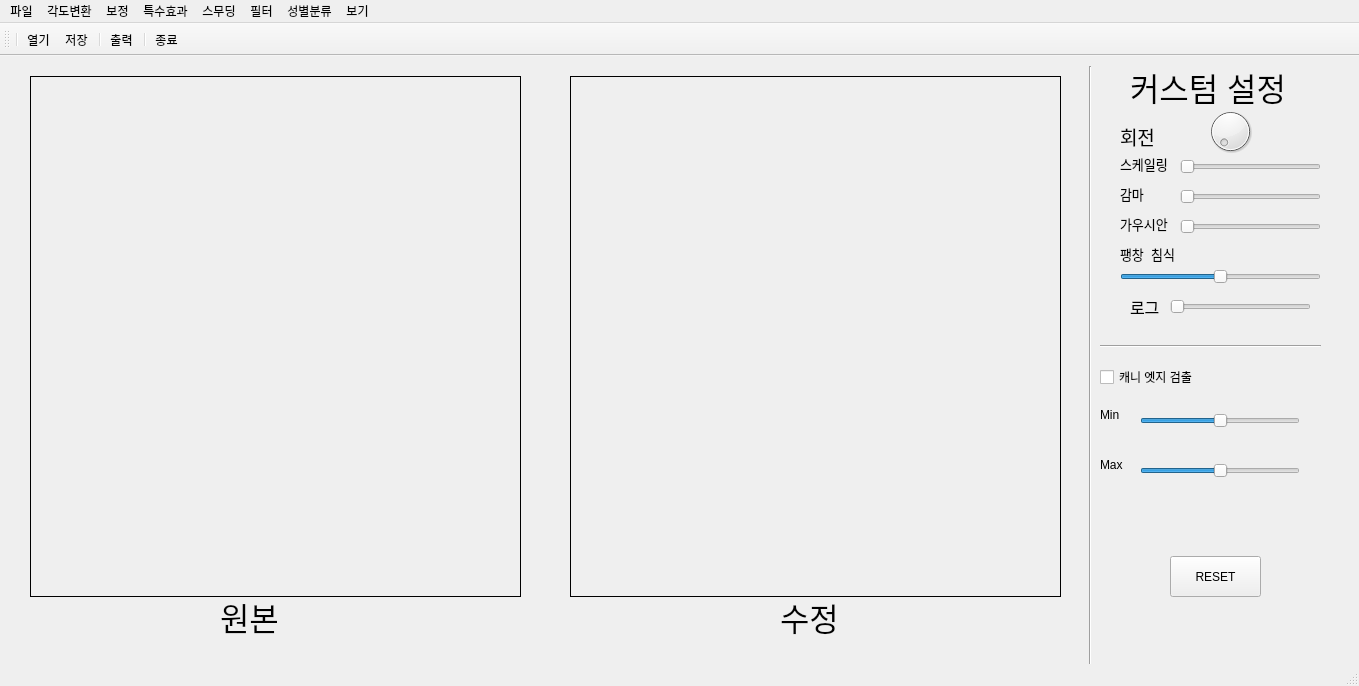
<?xml version="1.0" encoding="UTF-8"?>
<ui version="4.0">
	<class>MainWindow</class>
	<widget class="QMainWindow" name="MainWindow">
		<property name="geometry">
			<rect>
				<x>0</x>
				<y>0</y>
				<width>1359</width>
				<height>686</height>
			</rect>
		</property>
		<property name="windowTitle">
			<string>openCV 실습 - 얼굴이미지</string>
		</property>
		<property name="styleSheet">
			<string notr="true"/>
		</property>
		<widget class="QWidget" name="centralwidget">
			<widget class="QLabel" name="imgLabel">
				<property name="geometry">
					<rect>
						<x>30</x>
						<y>20</y>
						<width>491</width>
						<height>521</height>
					</rect>
				</property>
				<property name="frameShape">
					<enum>QFrame::Panel</enum>
				</property>
				<property name="frameShadow">
					<enum>QFrame::Plain</enum>
				</property>
				<property name="text">
					<string/>
				</property>
			</widget>
			<widget class="QLabel" name="imgLabel2">
				<property name="geometry">
					<rect>
						<x>570</x>
						<y>20</y>
						<width>491</width>
						<height>521</height>
					</rect>
				</property>
				<property name="frameShape">
					<enum>QFrame::Panel</enum>
				</property>
				<property name="frameShadow">
					<enum>QFrame::Plain</enum>
				</property>
				<property name="text">
					<string/>
				</property>
			</widget>
			<widget class="QDial" name="dial">
				<property name="geometry">
					<rect>
						<x>1190</x>
						<y>50</y>
						<width>81</width>
						<height>51</height>
					</rect>
				</property>
				<property name="font">
					<font>
						<pointsize>8</pointsize>
					</font>
				</property>
				<property name="maximum">
					<number>360</number>
				</property>
			</widget>
			<widget class="QLabel" name="label">
				<property name="geometry">
					<rect>
						<x>1120</x>
						<y>70</y>
						<width>71</width>
						<height>21</height>
					</rect>
				</property>
				<property name="font">
					<font>
						<pointsize>14</pointsize>
					</font>
				</property>
				<property name="text">
					<string>회전</string>
				</property>
			</widget>
			<widget class="QSlider" name="horizontalSlider">
				<property name="geometry">
					<rect>
						<x>1180</x>
						<y>130</y>
						<width>141</width>
						<height>22</height>
					</rect>
				</property>
				<property name="minimum">
					<number>5</number>
				</property>
				<property name="maximum">
					<number>20</number>
				</property>
				<property name="value">
					<number>5</number>
				</property>
				<property name="sliderPosition">
					<number>5</number>
				</property>
				<property name="orientation">
					<enum>Qt::Horizontal</enum>
				</property>
			</widget>
			<widget class="QLabel" name="label_2">
				<property name="geometry">
					<rect>
						<x>1120</x>
						<y>130</y>
						<width>55</width>
						<height>16</height>
					</rect>
				</property>
				<property name="font">
					<font>
						<pointsize>10</pointsize>
					</font>
				</property>
				<property name="text">
					<string>감마</string>
				</property>
			</widget>
			<widget class="Line" name="line_5">
				<property name="geometry">
					<rect>
						<x>1080</x>
						<y>10</y>
						<width>20</width>
						<height>631</height>
					</rect>
				</property>
				<property name="orientation">
					<enum>Qt::Vertical</enum>
				</property>
			</widget>
			<widget class="QSlider" name="size_Img">
				<property name="geometry">
					<rect>
						<x>1180</x>
						<y>100</y>
						<width>141</width>
						<height>22</height>
					</rect>
				</property>
				<property name="minimum">
					<number>1</number>
				</property>
				<property name="maximum">
					<number>10</number>
				</property>
				<property name="value">
					<number>1</number>
				</property>
				<property name="sliderPosition">
					<number>1</number>
				</property>
				<property name="orientation">
					<enum>Qt::Horizontal</enum>
				</property>
			</widget>
			<widget class="QLabel" name="label_3">
				<property name="geometry">
					<rect>
						<x>1120</x>
						<y>100</y>
						<width>55</width>
						<height>16</height>
					</rect>
				</property>
				<property name="font">
					<font>
						<pointsize>10</pointsize>
					</font>
				</property>
				<property name="text">
					<string>스케일링</string>
				</property>
			</widget>
			<widget class="QLabel" name="label_4">
				<property name="geometry">
					<rect>
						<x>1120</x>
						<y>160</y>
						<width>55</width>
						<height>16</height>
					</rect>
				</property>
				<property name="font">
					<font>
						<pointsize>10</pointsize>
					</font>
				</property>
				<property name="text">
					<string>가우시안</string>
				</property>
			</widget>
			<widget class="QSlider" name="gaussian_QSlider">
				<property name="geometry">
					<rect>
						<x>1180</x>
						<y>160</y>
						<width>141</width>
						<height>22</height>
					</rect>
				</property>
				<property name="minimum">
					<number>0</number>
				</property>
				<property name="maximum">
					<number>4</number>
				</property>
				<property name="pageStep">
					<number>10</number>
				</property>
				<property name="value">
					<number>0</number>
				</property>
				<property name="sliderPosition">
					<number>0</number>
				</property>
				<property name="orientation">
					<enum>Qt::Horizontal</enum>
				</property>
			</widget>
			<widget class="QSlider" name="erosion">
				<property name="geometry">
					<rect>
						<x>1120</x>
						<y>210</y>
						<width>201</width>
						<height>22</height>
					</rect>
				</property>
				<property name="minimum">
					<number>-5</number>
				</property>
				<property name="maximum">
					<number>5</number>
				</property>
				<property name="value">
					<number>0</number>
				</property>
				<property name="sliderPosition">
					<number>0</number>
				</property>
				<property name="orientation">
					<enum>Qt::Horizontal</enum>
				</property>
			</widget>
			<widget class="QLabel" name="label_5">
				<property name="geometry">
					<rect>
						<x>1120</x>
						<y>190</y>
						<width>91</width>
						<height>16</height>
					</rect>
				</property>
				<property name="font">
					<font>
						<pointsize>10</pointsize>
					</font>
				</property>
				<property name="text">
					<string>팽창_침식</string>
				</property>
			</widget>
			<widget class="QLabel" name="log">
				<property name="geometry">
					<rect>
						<x>1130</x>
						<y>240</y>
						<width>31</width>
						<height>21</height>
					</rect>
				</property>
				<property name="font">
					<font>
						<pointsize>12</pointsize>
					</font>
				</property>
				<property name="text">
					<string>로그</string>
				</property>
			</widget>
			<widget class="QSlider" name="Qlog">
				<property name="geometry">
					<rect>
						<x>1170</x>
						<y>240</y>
						<width>141</width>
						<height>22</height>
					</rect>
				</property>
				<property name="minimum">
					<number>2</number>
				</property>
				<property name="maximum">
					<number>4</number>
				</property>
				<property name="value">
					<number>2</number>
				</property>
				<property name="sliderPosition">
					<number>2</number>
				</property>
				<property name="orientation">
					<enum>Qt::Horizontal</enum>
				</property>
			</widget>
			<widget class="Line" name="line_4">
				<property name="geometry">
					<rect>
						<x>1100</x>
						<y>280</y>
						<width>221</width>
						<height>20</height>
					</rect>
				</property>
				<property name="orientation">
					<enum>Qt::Horizontal</enum>
				</property>
			</widget>
			<widget class="QLabel" name="label_6">
				<property name="geometry">
					<rect>
						<x>1100</x>
						<y>350</y>
						<width>31</width>
						<height>17</height>
					</rect>
				</property>
				<property name="text">
					<string>Min</string>
				</property>
			</widget>
			<widget class="QLabel" name="label_7">
				<property name="geometry">
					<rect>
						<x>1100</x>
						<y>400</y>
						<width>31</width>
						<height>17</height>
					</rect>
				</property>
				<property name="text">
					<string>Max</string>
				</property>
			</widget>
			<widget class="QCheckBox" name="canny">
				<property name="geometry">
					<rect>
						<x>1100</x>
						<y>310</y>
						<width>171</width>
						<height>22</height>
					</rect>
				</property>
				<property name="autoFillBackground">
					<bool>false</bool>
				</property>
				<property name="text">
					<string>캐니 엣지 검출</string>
				</property>
				<property name="checkable">
					<bool>true</bool>
				</property>
				<property name="checked">
					<bool>false</bool>
				</property>
			</widget>
			<widget class="QSlider" name="canny_min">
				<property name="geometry">
					<rect>
						<x>1140</x>
						<y>350</y>
						<width>160</width>
						<height>29</height>
					</rect>
				</property>
				<property name="maximum">
					<number>200</number>
				</property>
				<property name="value">
					<number>100</number>
				</property>
				<property name="orientation">
					<enum>Qt::Horizontal</enum>
				</property>
			</widget>
			<widget class="QSlider" name="canny_max">
				<property name="geometry">
					<rect>
						<x>1140</x>
						<y>400</y>
						<width>160</width>
						<height>29</height>
					</rect>
				</property>
				<property name="maximum">
					<number>400</number>
				</property>
				<property name="value">
					<number>200</number>
				</property>
				<property name="orientation">
					<enum>Qt::Horizontal</enum>
				</property>
			</widget>
			<widget class="QPushButton" name="pushButton">
				<property name="geometry">
					<rect>
						<x>1170</x>
						<y>500</y>
						<width>91</width>
						<height>41</height>
					</rect>
				</property>
				<property name="focusPolicy">
					<enum>Qt::StrongFocus</enum>
				</property>
				<property name="text">
					<string>RESET</string>
				</property>
			</widget>
			<widget class="QLabel" name="label_9">
				<property name="geometry">
					<rect>
						<x>220</x>
						<y>540</y>
						<width>121</width>
						<height>41</height>
					</rect>
				</property>
				<property name="font">
					<font>
						<pointsize>24</pointsize>
					</font>
				</property>
				<property name="text">
					<string>원본</string>
				</property>
			</widget>
			<widget class="QLabel" name="label_10">
				<property name="geometry">
					<rect>
						<x>780</x>
						<y>540</y>
						<width>131</width>
						<height>41</height>
					</rect>
				</property>
				<property name="font">
					<font>
						<pointsize>24</pointsize>
					</font>
				</property>
				<property name="text">
					<string>수정</string>
				</property>
			</widget>
			<widget class="QLabel" name="label_11">
				<property name="geometry">
					<rect>
						<x>1130</x>
						<y>10</y>
						<width>171</width>
						<height>41</height>
					</rect>
				</property>
				<property name="font">
					<font>
						<pointsize>24</pointsize>
					</font>
				</property>
				<property name="text">
					<string>커스텀 설정</string>
				</property>
			</widget>
		</widget>
		<widget class="QStatusBar" name="statusbar"/>
		<widget class="QToolBar" name="toolBar">
			<property name="windowTitle">
				<string>toolBar</string>
			</property>
			<attribute name="toolBarArea">
				<enum>TopToolBarArea</enum>
			</attribute>
			<attribute name="toolBarBreak">
				<bool>false</bool>
			</attribute>
			<addaction name="separator"/>
			<addaction name="actionOpen"/>
			<addaction name="actionSave"/>
			<addaction name="separator"/>
			<addaction name="actionPrint"/>
			<addaction name="separator"/>
			<addaction name="actionQuit"/>
		</widget>
		<widget class="QMenuBar" name="menubar">
			<property name="geometry">
				<rect>
					<x>0</x>
					<y>0</y>
					<width>1359</width>
					<height>21</height>
				</rect>
			</property>
			<widget class="QMenu" name="menuFile">
				<property name="title">
					<string>파일</string>
				</property>
				<addaction name="actionOpen"/>
				<addaction name="actionSave"/>
				<addaction name="separator"/>
				<addaction name="actionPrint"/>
				<addaction name="separator"/>
				<addaction name="actionQuit"/>
			</widget>
			<widget class="QMenu" name="menuView">
				<property name="title">
					<string>보기</string>
				</property>
				<addaction name="actionSmall"/>
				<addaction name="actionBig"/>
			</widget>
			<widget class="QMenu" name="menuCh_ng_6">
				<property name="title">
					<string>각도변환</string>
				</property>
				<addaction name="actionRotation"/>
				<addaction name="actionAffine"/>
			</widget>
			<widget class="QMenu" name="menuCh_ng_9">
				<property name="title">
					<string>보정</string>
				</property>
				<addaction name="actioAnhXam"/>
				<addaction name="actionNegative"/>
				<addaction name="actionLog"/>
				<addaction name="actionHistogram"/>
				<addaction name="actionGamma"/>
			</widget>
			<widget class="QMenu" name="menuSmoothing">
				<property name="title">
					<string>스무딩</string>
				</property>
				<addaction name="actionBlur"/>
				<addaction name="actionBox_Filter"/>
				<addaction name="actionMedian_Filter"/>
				<addaction name="actionBilateral_Filter"/>
				<addaction name="actionGaussian_Filter"/>
			</widget>
			<widget class="QMenu" name="menuFilter">
				<property name="title">
					<string>필터</string>
				</property>
				<addaction name="actionMedian_threshold_2"/>
				<addaction name="actionDirectional_Filtering_2"/>
				<addaction name="actionDirectional_Filtering_3"/>
				<addaction name="actionDirectional_Filtering_4"/>
				<addaction name="action_Butterworth"/>
				<addaction name="action_Notch_filter"/>
			</widget>
			<widget class="QMenu" name="menuCartooning_of_an_Image">
				<property name="title">
					<string>특수효과</string>
				</property>
				<addaction name="actionCartoon"/>
				<addaction name="actionEmbossing"/>
				<addaction name="actionSketchContrast"/>
				<addaction name="actionSketchColor"/>
				<addaction name="actionOil"/>
			</widget>
			<widget class="QMenu" name="sex_detect">
				<property name="title">
					<string>성별분류</string>
				</property>
				<addaction name="actionSex"/>
			</widget>
			<addaction name="menuFile"/>
			<addaction name="menuCh_ng_6"/>
			<addaction name="menuCh_ng_9"/>
			<addaction name="menuCartooning_of_an_Image"/>
			<addaction name="menuSmoothing"/>
			<addaction name="menuFilter"/>
			<addaction name="sex_detect"/>
			<addaction name="menuView"/>
		</widget>
		<action name="actionOpen">
			<property name="icon">
				<iconset>
					<normaloff>open.png</normaloff>open.png
				</iconset>
			</property>
			<property name="text">
				<string>열기</string>
			</property>
		</action>
		<action name="actionSave">
			<property name="icon">
				<iconset>
					<normaloff>save.png</normaloff>save.png
				</iconset>
			</property>
			<property name="text">
				<string>저장</string>
			</property>
		</action>
		<action name="actionPrint">
			<property name="icon">
				<iconset>
					<normaloff>print.png</normaloff>print.png
				</iconset>
			</property>
			<property name="text">
				<string>출력</string>
			</property>
		</action>
		<action name="actionQuit">
			<property name="icon">
				<iconset>
					<normaloff>Quit.png</normaloff>Quit.png
				</iconset>
			</property>
			<property name="text">
				<string>종료</string>
			</property>
		</action>
		<action name="actioAnhXam">
			<property name="text">
				<string>Graycsale</string>
			</property>
		</action>
		<action name="actionCanny">
			<property name="text">
				<string>Canny</string>
			</property>
		</action>
		<action name="actionNegative">
			<property name="text">
				<string>Negative</string>
			</property>
		</action>
		<action name="actionHistogram">
			<property name="text">
				<string>Histogram Equal</string>
			</property>
		</action>
		<action name="actionLog">
			<property name="text">
				<string>Log</string>
			</property>
		</action>
		<action name="actionGaussan">
			<property name="text">
				<string>Gaussan</string>
			</property>
		</action>
		<action name="actionHigh_Boost">
			<property name="text">
				<string>High Boost</string>
			</property>
		</action>
		<action name="actionLaplacian">
			<property name="text">
				<string>Laplacian</string>
			</property>
		</action>
		<action name="actionFilter_Average">
			<property name="text">
				<string>Median</string>
			</property>
		</action>
		<action name="actionUnsharp">
			<property name="text">
				<string>Unsharp</string>
			</property>
		</action>
		<action name="actionCh_ng_5">
			<property name="text">
				<string>Chương 5</string>
			</property>
		</action>
		<action name="actionTanSo">
			<property name="text">
				<string>Ảnh Miền Tần Số</string>
			</property>
		</action>
		<action name="actionIdeal_LPF">
			<property name="text">
				<string>Ideal LPF</string>
			</property>
		</action>
		<action name="actionButter_LPF">
			<property name="text">
				<string>Butterworth LPF</string>
			</property>
		</action>
		<action name="actionGaussian_LPF">
			<property name="text">
				<string>Gaussian LPF</string>
			</property>
		</action>
		<action name="actionIdeal_HPF">
			<property name="text">
				<string>Ideal HPF</string>
			</property>
		</action>
		<action name="actionButterworth_HPF">
			<property name="text">
				<string>Butterworth HPF</string>
			</property>
		</action>
		<action name="actionGaussian_HPF">
			<property name="text">
				<string>Gaussian HPF</string>
			</property>
		</action>
		<action name="actiondilate">
			<property name="text">
				<string>dilate</string>
			</property>
		</action>
		<action name="actionErode">
			<property name="text">
				<string>Erode</string>
			</property>
		</action>
		<action name="actionOpen_2">
			<property name="text">
				<string>Open</string>
			</property>
		</action>
		<action name="actionClose">
			<property name="text">
				<string>Close</string>
			</property>
		</action>
		<action name="actionHit_miss">
			<property name="text">
				<string>Hit-miss</string>
			</property>
		</action>
		<action name="actionDilate">
			<property name="text">
				<string>Dilate</string>
			</property>
		</action>
		<action name="actionMorboundary">
			<property name="text">
				<string>Morboundary</string>
			</property>
		</action>
		<action name="actionGradient">
			<property name="text">
				<string>Gradient</string>
			</property>
		</action>
		<action name="actionConvex">
			<property name="text">
				<string>Convex</string>
			</property>
		</action>
		<action name="actionx_direcction_Sobel">
			<property name="text">
				<string>Sobel X</string>
			</property>
		</action>
		<action name="actiony_direction_Sobel">
			<property name="text">
				<string>Sobel Y</string>
			</property>
		</action>
		<action name="actionLaplacian_2">
			<property name="text">
				<string>Sobel Laplacian</string>
			</property>
		</action>
		<action name="actionLaplacian_of_Gaussian">
			<property name="text">
				<string>Laplacian of Gaussian</string>
			</property>
		</action>
		<action name="actionHough">
			<property name="text">
				<string>Hough</string>
			</property>
		</action>
		<action name="actionSmall">
			<property name="text">
				<string>Zoom in</string>
			</property>
		</action>
		<action name="actionRotation">
			<property name="text">
				<string>회전</string>
			</property>
		</action>
		<action name="actionAffine">
			<property name="text">
				<string>깎기</string>
			</property>
		</action>
		<action name="actionGamma">
			<property name="text">
				<string>Gamma</string>
			</property>
		</action>
		<action name="actionBig">
			<property name="text">
				<string>Zoom out</string>
			</property>
		</action>
		<action name="actionQt">
			<property name="text">
				<string>About Qt</string>
			</property>
		</action>
		<action name="actionAuthor">
			<property name="text">
				<string>Author</string>
			</property>
		</action>
		<action name="actionTranslation">
			<property name="text">
				<string>Translation</string>
			</property>
		</action>
		<action name="actionGaussian">
			<property name="text">
				<string>Gaussian</string>
			</property>
		</action>
		<action name="actionRayleigh">
			<property name="text">
				<string>Rayleigh</string>
			</property>
		</action>
		<action name="actionImpluse">
			<property name="text">
				<string>Impluse</string>
			</property>
		</action>
		<action name="actionUniform">
			<property name="text">
				<string>Uniform</string>
			</property>
		</action>
		<action name="actionErlang">
			<property name="text">
				<string>Erlang</string>
			</property>
		</action>
		<action name="actionHistogram_PDF">
			<property name="text">
				<string>Histogram PDF</string>
			</property>
		</action>
		<action name="actionDetecion">
			<property name="text">
				<string>HoughLines</string>
			</property>
		</action>
		<action name="actionHoughLines">
			<property name="text">
				<string>HoughLines</string>
			</property>
		</action>
		<action name="actionSHT">
			<property name="text">
				<string>Standard Hough Transform</string>
			</property>
		</action>
		<action name="actionMedian_Filtering">
			<property name="text">
				<string>Median Filtering</string>
			</property>
		</action>
		<action name="actionAdaptive_Wiener_Filtering">
			<property name="text">
				<string>Adaptive Wiener Filtering</string>
			</property>
		</action>
		<action name="actionAdaptive_Median_Filtering">
			<property name="text">
				<string>Adaptive Median Filtering</string>
			</property>
		</action>
		<action name="actionInverse_Filter">
			<property name="text">
				<string>Inverse Filter</string>
			</property>
		</action>
		<action name="actionBlur">
			<property name="text">
				<string>Blur</string>
			</property>
		</action>
		<action name="actionBox_Filter">
			<property name="text">
				<string>Box Filter</string>
			</property>
		</action>
		<action name="actionMedian_Filter">
			<property name="text">
				<string>Median Filter</string>
			</property>
		</action>
		<action name="actionBilateral_Filter">
			<property name="text">
				<string>Bilateral Filter</string>
			</property>
		</action>
		<action name="actionGaussian_Filter">
			<property name="text">
				<string>Gaussian Filter</string>
			</property>
		</action>
		<action name="actionDirectional_Filtering">
			<property name="text">
				<string>Directional Filtering</string>
			</property>
		</action>
		<action name="actionMedian_threshold">
			<property name="text">
				<string>Median threshold</string>
			</property>
		</action>
		<action name="actionMedian_threshold_2">
			<property name="text">
				<string>Median threshold</string>
			</property>
		</action>
		<action name="actionDirectional_Filtering_2">
			<property name="text">
				<string>Directional Filtering</string>
			</property>
		</action>
		<action name="action_Butterworth">
			<property name="text">
				<string>Butterworth Filter</string>
			</property>
		</action>
		<action name="action_Notch_filter">
			<property name="text">
				<string>Notch Filter</string>
			</property>
		</action>
		<action name="actionCartoon">
			<property name="text">
				<string>카툰</string>
			</property>
		</action>
		<action name="actionEmbossing">
			<property name="text">
				<string>엠보싱</string>
			</property>
		</action>
		<action name="actionSketchContrast">
			<property name="text">
				<string>연필스케치(명암)</string>
			</property>
		</action>
		<action name="actionSketchColor">
			<property name="text">
				<string>연필스케치(컬러)</string>
			</property>
		</action>
		<action name="actionOil">
			<property name="text">
				<string>유화</string>
			</property>
		</action>
		<action name="actionSex">
			<property name="text">
				<string>성별검출</string>
			</property>
		</action>
		<action name="actionDirectional_Filtering_3">
			<property name="text">
				<string>Directional Filtering 2</string>
			</property>
		</action>
		<action name="actionDirectional_Filtering_4">
			<property name="text">
				<string>Directional Filtering 3</string>
			</property>
		</action>
	</widget>
	<resources/>
	<connections/>
</ui>
